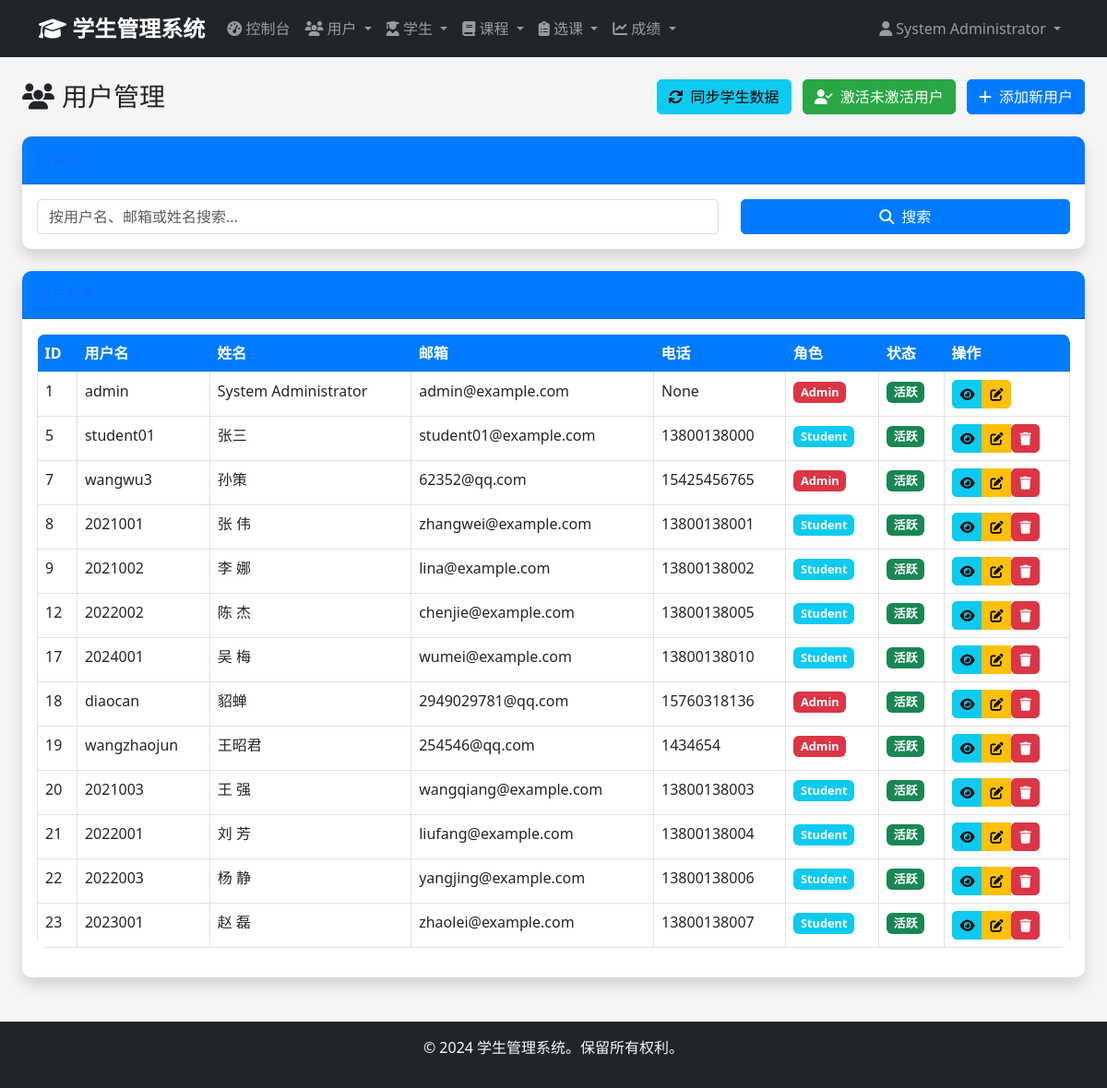
The app's page /admin/users (signed in), older data.
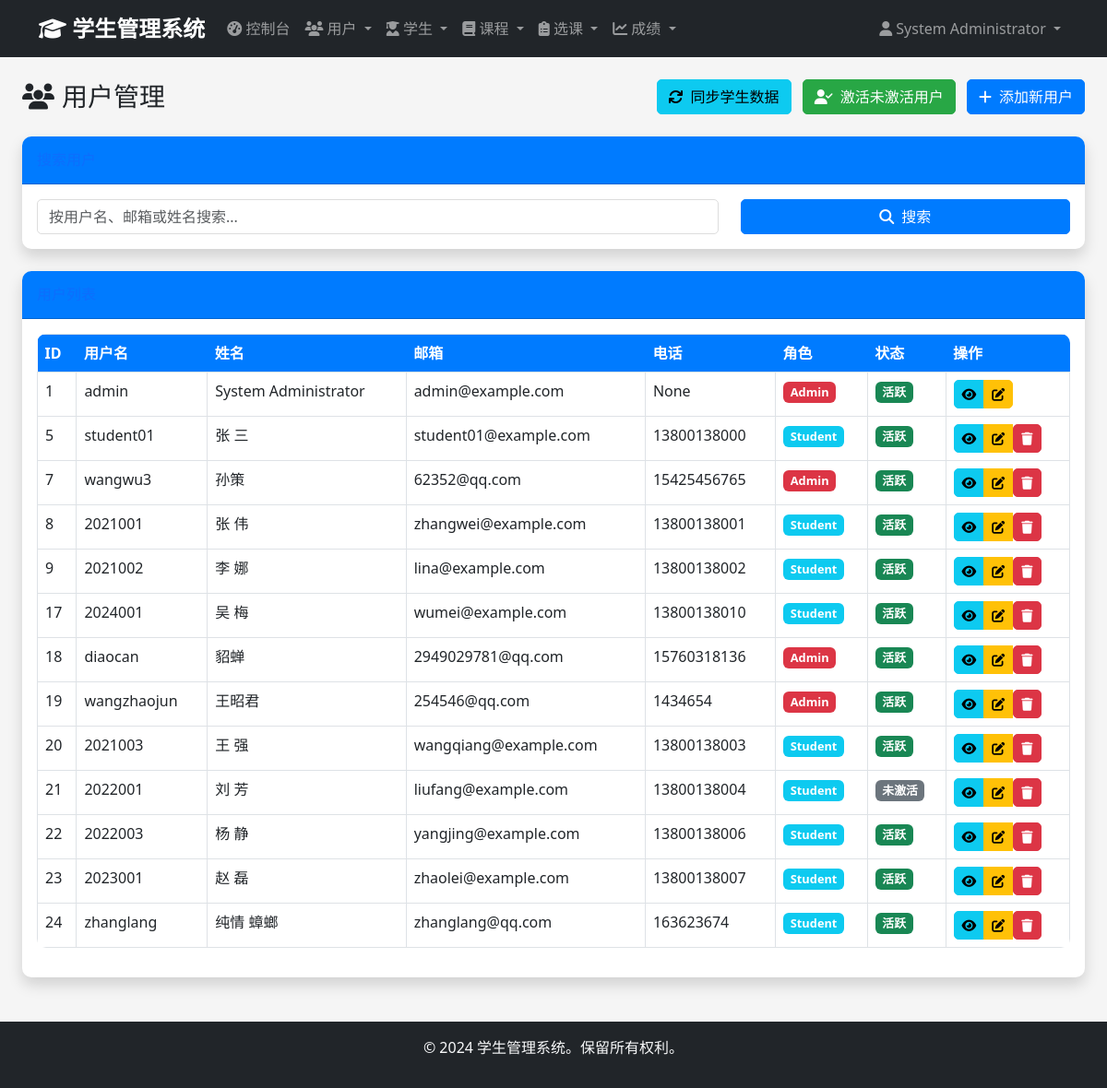
The same page, newer data.
### app/models/user.py (models this page shows, shortened)
class User(UserMixin, db.Model):
    __tablename__ = 'users'
    id = db.Column(db.Integer, primary_key=True)
    username = db.Column(db.String(50), unique=True, nullable=False)
    email = db.Column(db.String(100), unique=True, nullable=False)
    password_hash = db.Column(db.String(255), nullable=False)
    full_name = db.Column(db.String(100), nullable=False)
    phone = db.Column(db.String(20))
    role = db.Column(db.Enum('admin', 'student', name='user_role'), nullable=False, default='student')
    is_active = db.Column(db.Boolean, default=True)
    created_at = db.Column(db.DateTime, default=datetime.utcnow)
    updated_at = db.Column(db.DateTime, default=datetime.utcnow, onupdate=datetime.utcnow)
    administrator = db.relationship('Administrator', backref='user', uselist=False, cascade='all, delete-orphan')
    def is_admin(self):
        return self.role == 'admin'

### app/views/admin.py (the view, shortened to what this page needs)
@admin_bp.route('/users')
@login_required
@admin_required
def users():
    page = request.args.get('page', 1, type=int)
    search = request.args.get('search', '')
    query = User.query
    users = query.paginate(
        page=page,
        per_page=20,
        error_out=False
    )
    return render_template('admin/users/index.html', users=users, search=search)

### app/views/auth.py (called while the page is built)
def admin_required(f):
    @wraps(f)
    def decorated_function(*args, **kwargs):
        if not current_user.is_authenticated or not current_user.is_admin():
            flash('访问被拒绝。需要管理员权限。', 'error')
            return redirect(url_for('auth.login'))
        return f(*args, **kwargs)
    return decorated_function

### app/templates/admin/users/index.html (shortened to what the changed rows need)
{% extends "base.html" %}
{% block content %}
<div class="container-fluid">
    <div class="d-sm-flex align-items-center justify-content-between mb-4">
        <div class="d-flex align-items-center">
            <h1 class="h3 mb-0 text-gray-800">
                <i class="fas fa-users me-2"></i>用户管理
            </h1>
        </div>
    </div>
    <div class="card shadow mb-4">
        <div class="card-body">
            {% if users.items %}
            <div class="table-responsive">
                <table class="table table-bordered" id="usersTable" width="100%" cellspacing="0">
                    <thead>
                        <tr>
                            <th>ID</th>
                            <th>用户名</th>
                            <th>姓名</th>
                            <th>邮箱</th>
                            <th>电话</th>
                            <th>角色</th>
                            <th>状态</th>
                            <th>操作</th>
                        </tr>
                    </thead>
                    <tbody>
                        {% for user in users.items %}
                        <tr>
                            <td>{{ user.id }}</td>
                            <td>{{ user.username }}</td>
                            <td>{{ user.full_name }}</td>
                            <td>{{ user.email }}</td>
                            <td>{{ user.phone or '-' }}</td>
                            <td>
                                <span class="badge bg-{{ 'danger' if user.role == 'admin' else 'info' }}">
                                    {{ user.role.title() }}
                                </span>
                            </td>
                            <td>
                                {% if user.is_active %}
                                    <span class="badge bg-success">活跃</span>
                                {% else %}
                                    <span class="badge bg-secondary">未激活</span>
                                {% endif %}
                            </td>
                            <td>
                                <div class="btn-group" role="group">
                                    <a href="{{ url_for('admin.view_user', user_id=user.id) }}" class="btn btn-sm btn-info" title="查看">
                                        <i class="fas fa-eye"></i>
                                    </a>
                                    <a href="{{ url_for('admin.edit_user', user_id=user.id) }}" class="btn btn-sm btn-warning" title="编辑">
                                        <i class="fas fa-edit"></i>
                                    </a>
                                    {% if user.id != current_user.id %}
                                    <form method="POST" action="{{ url_for('admin.delete_user', user_id=user.id) }}" style="display: inline;"
                                          onsubmit="return confirm('确定要删除这个用户吗？');">
                                        <button type="submit" class="btn btn-sm btn-danger" title="删除">
                                            <i class="fas fa-trash"></i>
                                        </button>
                                    </form>
                                    {% endif %}
                                </div>
                            </td>
                        </tr>
                        {% endfor %}
                    </tbody>
                </table>
            </div>
            {% endif %}
        </div>
    </div>
</div>
{% endblock %}

### app/templates/base.html (shortened to what this page needs)
<!DOCTYPE html>
<html lang="zh-CN">
<head>
    <link href="https://cdn.jsdelivr.net/npm/bootstrap@5.3.0/dist/css/bootstrap.min.css" rel="stylesheet">
    <link href="https://cdnjs.cloudflare.com/ajax/libs/font-awesome/6.4.0/css/all.min.css" rel="stylesheet">
    <link href="{{ url_for('static', filename='css/style.css') }}" rel="stylesheet">
</head>
<body>
    {% if current_user.is_authenticated %}
    <nav class="navbar navbar-expand-lg navbar-dark bg-dark">
        <div class="container">
            <a class="navbar-brand" href="{{ url_for('main.dashboard') }}">
                <i class="fas fa-graduation-cap"></i> 学生管理系统
            </a>
            <div class="collapse navbar-collapse" id="navbarNav">
                <ul class="navbar-nav me-auto">
                    {% if current_user.is_admin() %}
                    <li class="nav-item">
                        <a class="nav-link" href="{{ url_for('admin.dashboard') }}">
                            <i class="fas fa-tachometer-alt"></i> 控制台
                        </a>
                    </li>
                    <li class="nav-item dropdown">
                        <a class="nav-link dropdown-toggle" href="#" data-bs-toggle="dropdown">
                            <i class="fas fa-users"></i> 用户
                        </a>
                    </li>
                    <li class="nav-item dropdown">
                        <a class="nav-link dropdown-toggle" href="#" data-bs-toggle="dropdown">
                            <i class="fas fa-user-graduate"></i> 学生
                        </a>
                    </li>
                    <li class="nav-item dropdown">
                        <a class="nav-link dropdown-toggle" href="#" data-bs-toggle="dropdown">
                            <i class="fas fa-book"></i> 课程
                        </a>
                    </li>
                    <li class="nav-item dropdown">
                        <a class="nav-link dropdown-toggle" href="#" data-bs-toggle="dropdown">
                            <i class="fas fa-clipboard-list"></i> 选课
                        </a>
                    </li>
                    <li class="nav-item dropdown">
                        <a class="nav-link dropdown-toggle" href="#" data-bs-toggle="dropdown">
                            <i class="fas fa-chart-line"></i> 成绩
                        </a>
                    </li>
                    {% endif %}
                </ul>
                <ul class="navbar-nav">
                    <li class="nav-item dropdown">
                        <a class="nav-link dropdown-toggle" href="#" data-bs-toggle="dropdown">
                            <i class="fas fa-user"></i> {{ current_user.full_name }}
                        </a>
                    </li>
                </ul>
            </div>
        </div>
    </nav>
    {% endif %}
    <main class="container-fluid py-4">
        {% block content %}{% endblock %}
    </main>
    <footer class="bg-dark text-light text-center py-3 mt-auto">
        <div class="container">
            <p>&copy; 2024 学生管理系统。保留所有权利。</p>
        </div>
    </footer>
</body>
</html>

Row changes from the older to the newer data that the page shows:
removed User: id "12", username "2022002", full_name "陈 杰", email "chenjie@example.com", phone "13800138005", role "Student", is_active "活跃"
changed User "student01": full_name "张三" → "张 三"
changed User "liufang@example.com": is_active "活跃" → "未激活"
added User: id "24", username "zhanglang", full_name "纯情 蟑螂", email "zhanglang@qq.com", phone "163623674", role "Student", is_active "活跃"
